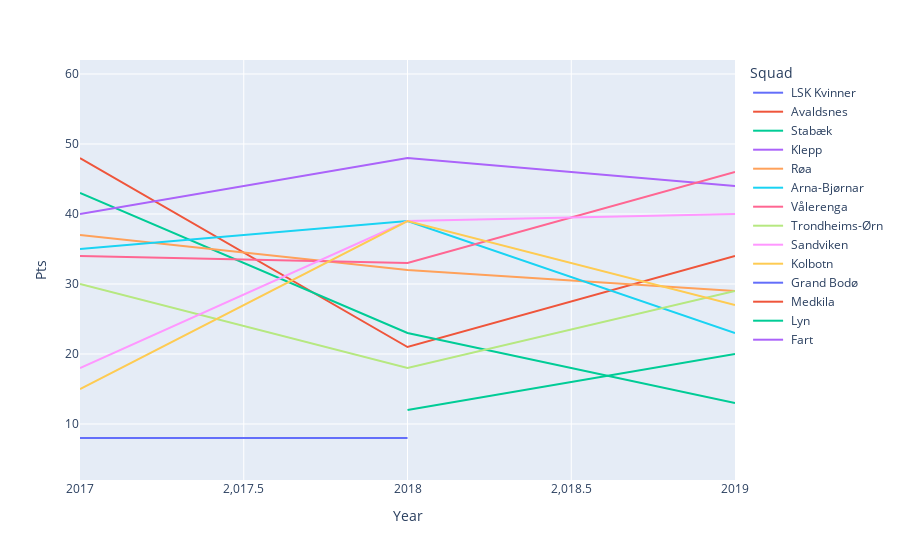

This figure's notebook cell:
### Markdown cell above
In this session, our goal is to import the files, clean it up, and prepare it for machiene learning.
This file should be placed in "prosjekt" folder in order to run correctly.

html_to_df(path)
This method takes a path parameter to a html file, and returns it as a dataframe .
To extract the data from the html file, I've decided to use BeautifulSoup to get the table, since pd.read_html() didn't like the xls extention too much.
When we get the table, we iterate through each row to scrub off html tags, then add them to a list. 
After we're done iterating through all the rows, we convert the list into a dataframe.
We scrub away the index headers after, and return the dataframe.
This method should work for all html files inside the folders from 2017-2019.

yearly_score(df)
This method takes a dataframe parameter and makes a plot over each team's points for each year
It strips away all the unceccesary information and converts the Year and Pts columns to integer.
Then it plots the line and shows it.
For this one, I decided to use plotly, because it has some interactive features, which may come in handy later in this project.

### Code cell
import pandas as pd
import plotly.express as px
from bs4 import BeautifulSoup

"""
Import the html files
"""
html2017table = "./2017/table.xls"
html2018table = "./2018/table.xls"
html2019table = "./2019/table.xls"

"""
Reads a html file and turns into a dataframe
"""
def html_to_df(path):
    soup = BeautifulSoup(open(path), "html.parser")     # We use BeautifulSoup to clean up html tags, and find the table
    table = soup.find("table")
    tableRows = table.find_all("tr")
    l = []                                              # We make an empty list to store the extracted data, then append it
    for tr in tableRows:
        td = tr.find_all()
        row = [tr.text for tr in td if td]
        if row:
            l.append(row)
    df = pd.DataFrame(l)        # Convert the list to a dataframe
    df.columns = df.iloc[0]     # Strip away extra headers that we don't need
    df = df[1:]
    return df

"""
Clean up data to plot yearly score, convert numbers to numeric, and plot the lines
"""
def yearly_score(df):
    df = df.iloc[:, [1, 9, 14]]         # Select needed data
    df.Year = pd.to_numeric(df.Year)    # Convert to int
    df.Pts = pd.to_numeric(df.Pts)
    fig = px.line(df, x='Year', y='Pts', color='Squad')     # Setting up the plot
    fig.show()      # Display the plot

"""
Main function
"""
def main():
    # Convert htmls to dataframes
    df2017table = html_to_df(html2017table)
    df2018table = html_to_df(html2018table)
    df2019table = html_to_df(html2019table)
    
    # Add year label for each dataframe, remove first row for other dataframes, then merge it
    df2017table["Year"] = "2017"
    df2018table["Year"] = "2018"
    df2019table["Year"] = "2019"
    df2018table = df2018table.iloc[1: , :]
    df2019table = df2019table.iloc[1: , :]
    dftable = df2017table.append([df2018table, df2019table])
    
    # Plot the points each team scored over time
    yearly_score(dftable)

main()

### Figure 1 — Plotly figure (JSON) as saved in the notebook; plotly's stock layout.template omitted (floating-point values rounded to 4 significant figures)
{"data": [{"hovertemplate": "Squad= LSK Kvinner<br>Year=%{x}<br>Pts=%{y}<extra></extra>", "legendgroup": " LSK Kvinner", "line": {"color": "#636efa", "dash": "solid"}, "marker": {"symbol": "circle"}, "mode": "lines", "name": " LSK Kvinner", "orientation": "v", "showlegend": true, "type": "scatter", "x": [2017], "xaxis": "x", "y": [59], "yaxis": "y"}, {"hovertemplate": "Squad= Avaldsnes<br>Year=%{x}<br>Pts=%{y}<extra></extra>", "legendgroup": " Avaldsnes", "line": {"color": "#EF553B", "dash": "solid"}, "marker": {"symbol": "circle"}, "mode": "lines", "name": " Avaldsnes", "orientation": "v", "showlegend": true, "type": "scatter", "x": [2017, 2018, 2019], "xaxis": "x", "y": [48, 21, 34], "yaxis": "y"}, {"hovertemplate": "Squad= Stabæk<br>Year=%{x}<br>Pts=%{y}<extra></extra>", "legendgroup": " Stabæk", "line": {"color": "#00cc96", "dash": "solid"}, "marker": {"symbol": "circle"}, "mode": "lines", "name": " Stabæk", "orientation": "v", "showlegend": true, "type": "scatter", "x": [2017, 2018, 2019], "xaxis": "x", "y": [43, 23, 13], "yaxis": "y"}, {"hovertemplate": "Squad= Klepp<br>Year=%{x}<br>Pts=%{y}<extra></extra>", "legendgroup": " Klepp", "line": {"color": "#ab63fa", "dash": "solid"}, "marker": {"symbol": "circle"}, "mode": "lines", "name": " Klepp", "orientation": "v", "showlegend": true, "type": "scatter", "x": [2017, 2018, 2019], "xaxis": "x", "y": [40, 48, 44], "yaxis": "y"}, {"hovertemplate": "Squad= Røa<br>Year=%{x}<br>Pts=%{y}<extra></extra>", "legendgroup": " Røa", "line": {"color": "#FFA15A", "dash": "solid"}, "marker": {"symbol": "circle"}, "mode": "lines", "name": " Røa", "orientation": "v", "showlegend": true, "type": "scatter", "x": [2017, 2018, 2019], "xaxis": "x", "y": [37, 32, 29], "yaxis": "y"}, {"hovertemplate": "Squad= Arna-Bjørnar<br>Year=%{x}<br>Pts=%{y}<extra></extra>", "legendgroup": " Arna-Bjørnar", "line": {"color": "#19d3f3", "dash": "solid"}, "marker": {"symbol": "circle"}, "mode": "lines", "name": " Arna-Bjørnar", "orientation": "v", "showlegend": true, "type": "scatter", "x": [2017, 2018, 2019], "xaxis": "x", "y": [35, 39, 23], "yaxis": "y"}, {"hovertemplate": "Squad= Vålerenga<br>Year=%{x}<br>Pts=%{y}<extra></extra>", "legendgroup": " Vålerenga", "line": {"color": "#FF6692", "dash": "solid"}, "marker": {"symbol": "circle"}, "mode": "lines", "name": " Vålerenga", "orientation": "v", "showlegend": true, "type": "scatter", "x": [2017, 2018, 2019], "xaxis": "x", "y": [34, 33, 46], "yaxis": "y"}, {"hovertemplate": "Squad= Trondheims-Ørn<br>Year=%{x}<br>Pts=%{y}<extra></extra>", "legendgroup": " Trondheims-Ørn", "line": {"color": "#B6E880", "dash": "solid"}, "marker": {"symbol": "circle"}, "mode": "lines", "name": " Trondheims-Ørn", "orientation": "v", "showlegend": true, "type": "scatter", "x": [2017, 2018, 2019], "xaxis": "x", "y": [30, 18, 29], "yaxis": "y"}, {"hovertemplate": "Squad= Sandviken<br>Year=%{x}<br>Pts=%{y}<extra></extra>", "legendgroup": " Sandviken", "line": {"color": "#FF97FF", "dash": "solid"}, "marker": {"symbol": "circle"}, "mode": "lines", "name": " Sandviken", "orientation": "v", "showlegend": true, "type": "scatter", "x": [2017, 2018, 2019], "xaxis": "x", "y": [18, 39, 40], "yaxis": "y"}, {"hovertemplate": "Squad= Kolbotn<br>Year=%{x}<br>Pts=%{y}<extra></extra>", "legendgroup": " Kolbotn", "line": {"color": "#FECB52", "dash": "solid"}, "marker": {"symbol": "circle"}, "mode": "lines", "name": " Kolbotn", "orientation": "v", "showlegend": true, "type": "scatter", "x": [2017, 2018, 2019], "xaxis": "x", "y": [15, 39, 27], "yaxis": "y"}, {"hovertemplate": "Squad= Grand Bodø<br>Year=%{x}<br>Pts=%{y}<extra></extra>", "legendgroup": " Grand Bodø", "line": {"color": "#636efa", "dash": "solid"}, "marker": {"symbol": "circle"}, "mode": "lines", "name": " Grand Bodø", "orientation": "v", "showlegend": true, "type": "scatter", "x": [2017, 2018], "xaxis": "x", "y": [8, 8], "yaxis": "y"}, {"hovertemplate": "Squad= Medkila<br>Year=%{x}<br>Pts=%{y}<extra></extra>", "legendgroup": " Medkila", "line": {"color": "#EF553B", "dash": "solid"}, "marker": {"symbol": "circle"}, "mode": "lines", "name": " Medkila", "orientation": "v", "showlegend": true, "type": "scatter", "x": [2017], "xaxis": "x", "y": [5], "yaxis": "y"}, {"hovertemplate": "Squad= Lyn<br>Year=%{x}<br>Pts=%{y}<extra></extra>", "legendgroup": " Lyn", "line": {"color": "#00cc96", "dash": "solid"}, "marker": {"symbol": "circle"}, "mode": "lines", "name": " Lyn", "orientation": "v", "showlegend": true, "type": "scatter", "x": [2018, 2019], "xaxis": "x", "y": [12, 20], "yaxis": "y"}, {"hovertemplate": "Squad= Fart<br>Year=%{x}<br>Pts=%{y}<extra></extra>", "legendgroup": " Fart", "line": {"color": "#ab63fa", "dash": "solid"}, "marker": {"symbol": "circle"}, "mode": "lines", "name": " Fart", "orientation": "v", "showlegend": true, "type": "scatter", "x": [2019], "xaxis": "x", "y": [10], "yaxis": "y"}], "layout": {"legend": {"title": {"text": "Squad"}, "tracegroupgap": 0}, "margin": {"t": 60}, "xaxis": {"anchor": "y", "domain": [0, 1], "title": {"text": "Year"}}, "yaxis": {"anchor": "x", "domain": [0, 1], "title": {"text": "Pts"}}}}
